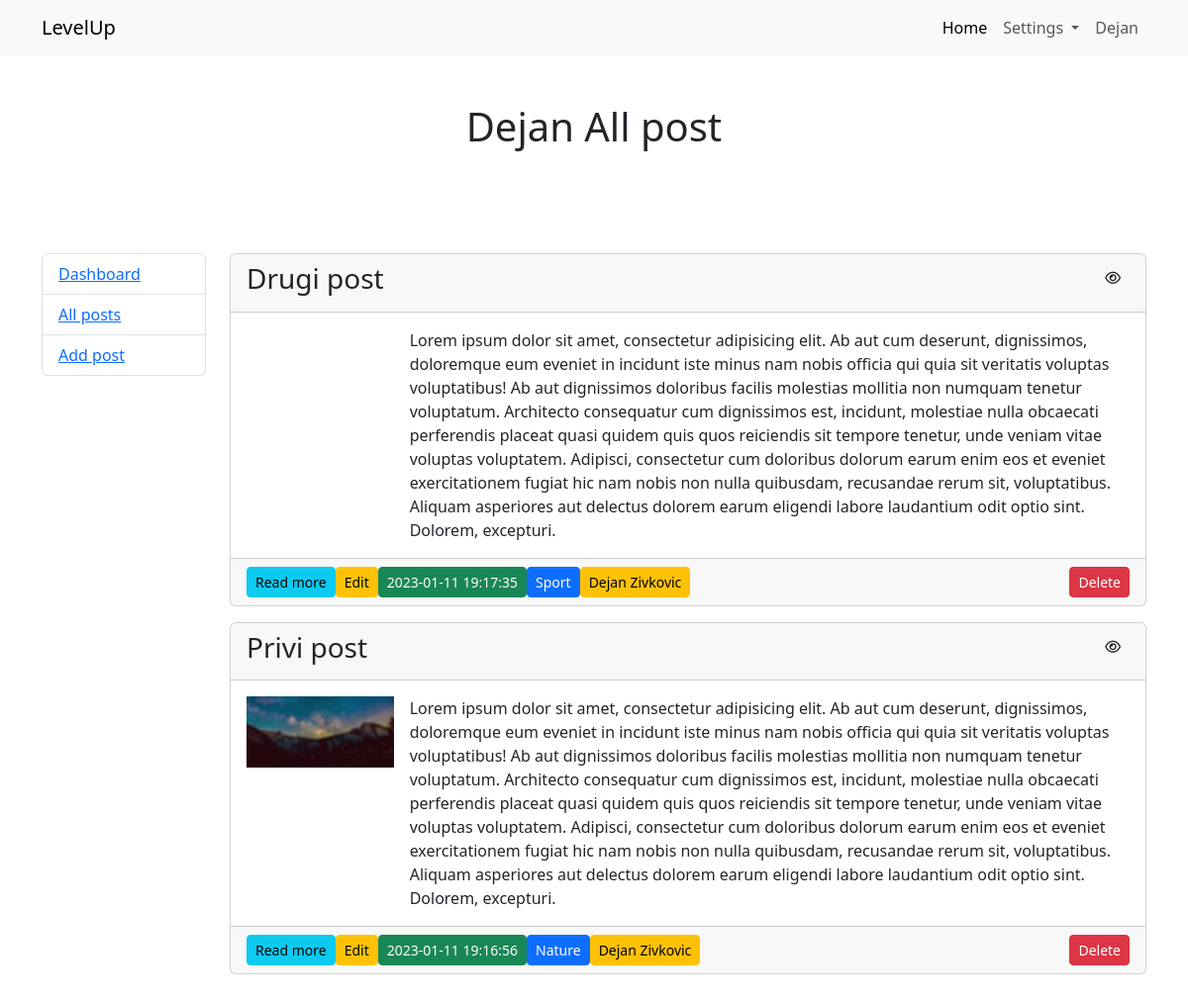
The page /user/all_post.php (signed in) on the database as committed earlier.
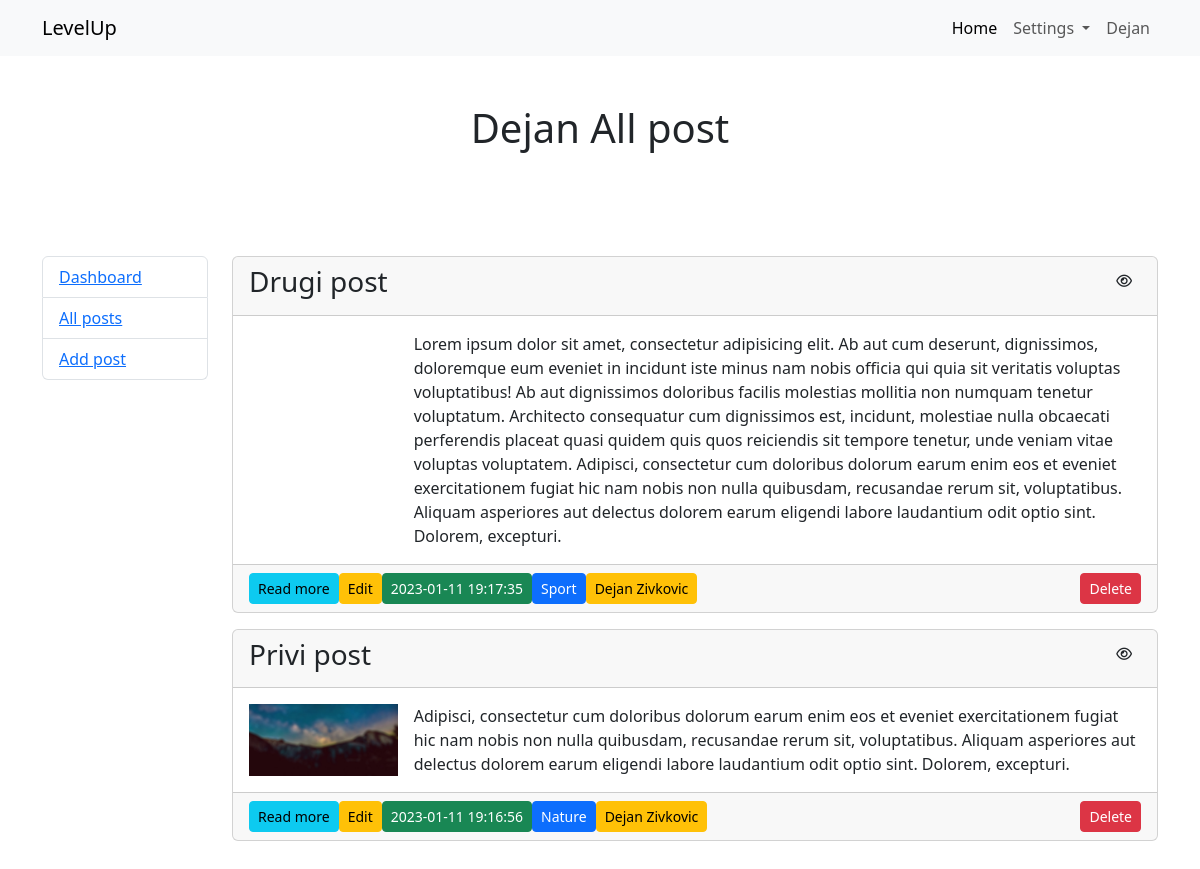
The same page on the database as committed later.
### tables this page shows
CREATE TABLE `posts` (
  `id` int(11) NOT NULL,
  `title` varchar(255) NOT NULL,
  `text` text NOT NULL,
  `image` varchar(50) NOT NULL,
  `category_id` int(11) NOT NULL,
  `user_id` int(11) NOT NULL,
  `created_at` timestamp NOT NULL DEFAULT current_timestamp(),
  `update_at` timestamp NULL DEFAULT NULL,
  `public` int(11) NOT NULL DEFAULT 1
);

CREATE TABLE `category` (
  `id` int(11) NOT NULL,
  `category` varchar(50) NOT NULL
);

CREATE TABLE `users` (
  `id` int(11) NOT NULL,
  `first_name` varchar(50) NOT NULL,
  `last_name` varchar(50) NOT NULL,
  `email` varchar(60) NOT NULL,
  `password` varchar(60) NOT NULL,
  `gender` varchar(10) NOT NULL,
  `role` varchar(10) NOT NULL,
  `created_at` timestamp NOT NULL DEFAULT current_timestamp(),
  `update_at` timestamp NULL DEFAULT NULL
);

### user/all_post.php (called while the page is built, shortened)
<?php
require "../core/init.php";
$user = $Users->getUser($_SESSION["id"]);
$all_post = $Post->getAllUserPost($user->id);
require "views/all_post.view.php";

### core/Users.php (called while the page is built, shortened)
<?php
class Users extends Connection
{
    public function getUser($id)
    {
        $sql = "SELECT * FROM users WHERE id = :id";
        $query = $this->db->prepare($sql);
        $query->execute(["id" => $id]);
        return $query->fetch(PDO::FETCH_OBJ);
    }
}
$Users = new Users(config);

### core/Connection.php (called while the page is built, shortened)
<?php
class Connection
{
    public function __construct($config)
    {
        try {
            $this->db = new PDO("mysql:host=" . $config["host"] . ";dbname=" . $config["database"], $config["user"], $config["password"]);
        } catch (PDOException $err) {
            die($err->getMessage());
        }
    }
}

### core/Post.php (called while the page is built, shortened)
<?php
class Post extends Connection
{
    public function getAllUserPost($user_id)
    {
        $sql = "SELECT p.*, u.first_name, u.last_name, c.category, COUNT(v.id) AS number_voting
                FROM posts p
                JOIN users u ON u.id = p.user_id
                JOIN category c ON c.id = p.category_id
                LEFT JOIN voting v ON v.post_id = p.id
                WHERE p.user_id = :user_id
                GROUP BY v.post_id, p.id
                ORDER BY p.created_at DESC
                ";
        $query = $this->db->prepare($sql);
        $query->execute(["user_id" => $user_id]);
        return $query->fetchAll(PDO::FETCH_OBJ);
    }
}
$Post = new Post(config);

### user/views/all_post.view.php (the view, shortened to what this page needs)
<?php require "includes/top.php" ?>
<?php require "includes/navbar.php" ?>
    <div class="container">
        <h1 class="text-center py-5"><?php echo $user->first_name ?> All post</h1>
        <div class="row py-5">
            <div class="col-md-2">
                <?php require "includes/sidebar.php" ?>
            </div>
            <div class="col-md-10">
                <?php foreach ($all_post as $post): ?>
                    <div class="card mb-3">
                        <div class="card-header d-flex justify-content-between">
                            <h3><?php echo $post->title ?></h3>
                            <form action="user/all_post.php" method="post">
                                <button class="btn btn-sm">
                                    <?php echo $post->public ? '<i class="fa-regular fa-eye"></i>' : '<i class="fa-regular fa-eye-slash"></i>' ?>
                                </button>
                            </form>
                        </div>
                        <div class="card-body">
                            <div class="d-flex">
                                <div class="col-2 me-3">
                                    <img class="img-fluid" src="<?php echo UPLOAD_DIR . $post->image ?>"
                                         alt="">
                                </div>
                                <div class="col"><?php echo $post->text ?></div>
                            </div>
                        </div>
                        <div class="card-footer d-flex align-items-center">
                            <a href="user/single_post.php" class="btn btn-sm btn-info">Read more</a>
                            <a href="user/edit_post.php?id=<?php echo $post->id ?>"
                               class="btn btn-sm btn-warning">Edit</a>
                            <p class="btn btn-sm btn-success m-0"><?php echo $post->created_at ?></p>
                            <p class="btn btn-sm btn-primary m-0"><?php echo $post->category ?></p>
                            <p class="btn btn-sm btn-warning m-0"><?php echo $post->first_name . " " . $post->last_name ?></p>
                            <a class="btn btn-sm btn-danger m-0 ms-auto"
                               href="user/delete_post.php?id=<?php echo $post->id ?>">Delete</a>
                        </div>
                    </div>
                <?php endforeach; ?>
            </div>
        </div>
    </div>
<?php require "includes/bottom.php" ?>

Rows that differ between the two databases and show on the page:
changed posts "Privi post": text "Lorem ipsum dolor sit amet, consectetur adipisicing elit. Ab aut cum deserunt, dignissimos, doloremque eum eveniet in incidunt iste minus nam nobis officia qui quia sit veritatis voluptas voluptatibus! Ab aut dignissimos doloribus facilis molestias mollitia non numquam tenetur voluptatum. Architecto consequatur cum dignissimos est, incidunt, molestiae nulla obcaecati perferendis placeat quasi quidem quis quos reiciendis sit tempore tenetur, unde veniam vitae voluptas voluptatem. Adipisci, consectetur cum doloribus…" → "Adipisci, consectetur cum doloribus…"
